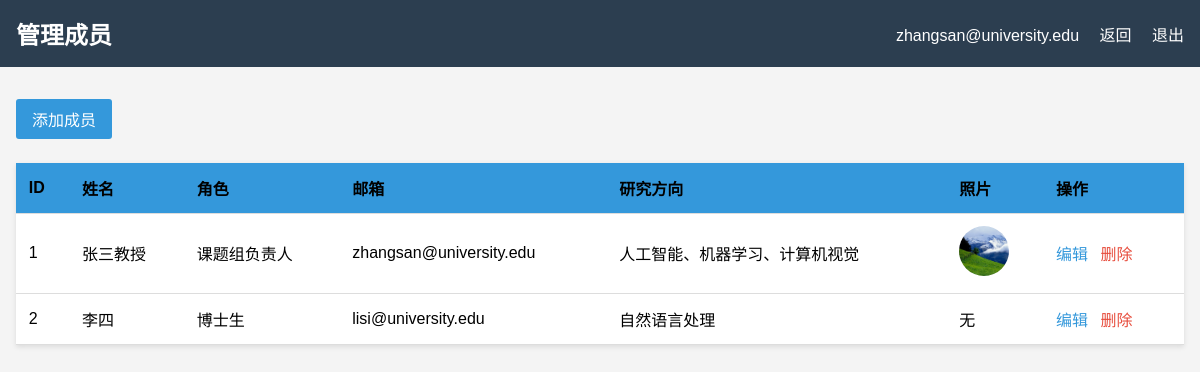
The app's page /admin/members (signed in), older data.
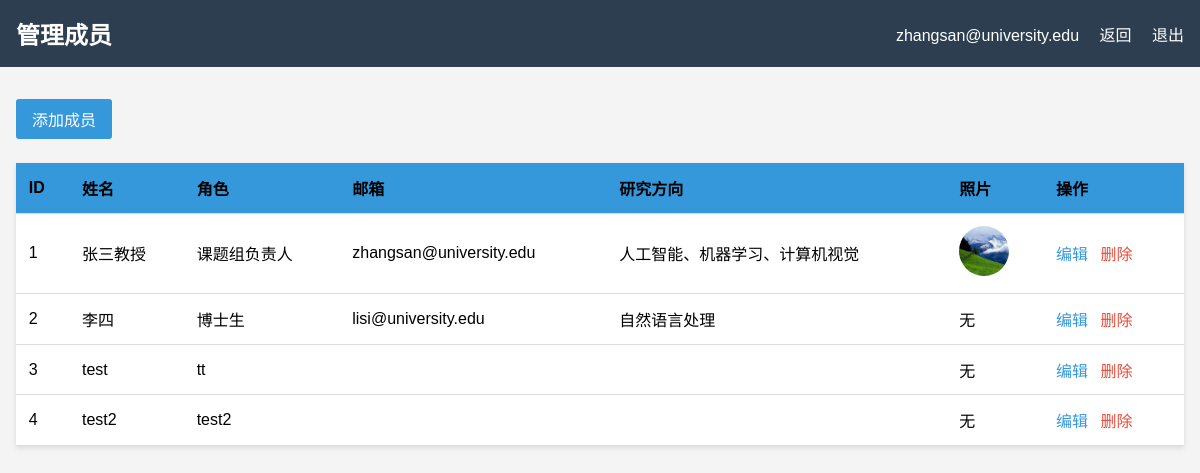
The same page, newer data.
### app.py (models this page shows)
class Member(db.Model):
    id = db.Column(db.Integer, primary_key=True)
    name = db.Column(db.String(100), nullable=False)
    role = db.Column(db.String(50), nullable=False)
    university = db.Column(db.String(100))          # 新增
    email = db.Column(db.String(100))
    research_area = db.Column(db.String(200))
    bio = db.Column(db.Text)
    photo_url = db.Column(db.String(200))
    stats = db.Column(db.JSON, default=[])
    publications = db.Column(db.JSON, default=[])
    projects = db.Column(db.JSON, default=[])
    news = db.Column(db.JSON, default=[])
    education = db.Column(db.JSON, default=[])
    experience = db.Column(db.JSON, default=[])

### app.py (the view)
@app.route('/admin/members')
@login_required
def admin_members():
    members = Member.query.all()
    return render_template('admin/members.html', members=members)

### app.py (called while the page is built)
def login_required(f):
    @wraps(f)
    def decorated_function(*args, **kwargs):
        if not session.get('logged_in'):
            flash('请先登录', 'warning')
            return redirect(url_for('login', next=request.url))
        return f(*args, **kwargs)
    return decorated_function

### templates/admin/members.html (shortened to what this page needs)
<!DOCTYPE html>
<html lang="zh-CN">
<head>
</head>
<body>
    <header class="admin-header">
        <h1>管理成员</h1>
        <div>
            <span>{{ session.username }}</span>
            <a href="{{ url_for('admin_dashboard') }}">返回</a>
            <a href="{{ url_for('logout') }}">退出</a>
        </div>
    </header>
    <div class="admin-container">
        <div class="toolbar">
            <a href="{{ url_for('admin_member_add') }}" class="btn">添加成员</a>
        </div>
        <table>
            <thead>
                <tr class="table_title">
                    <th>ID</th>
                    <th>姓名</th>
                    <th>角色</th>
                    <th>邮箱</th>
                    <th>研究方向</th>
                    <th>照片</th>
                    <th>操作</th>
                </tr>
            </thead>
            <tbody>
                {% for member in members %}
                <tr>
                    <td>{{ member.id }}</td>
                    <td>{{ member.name }}</td>
                    <td>{{ member.role }}</td>
                    <td>{{ member.email }}</td>
                    <td>{{ member.research_area }}</td>
                    <td>
                        {% if member.photo_url %}
                            <img src="{{ url_for('static', filename=member.photo_url) }}" alt="头像" style="width:50px; height:50px; object-fit:cover; border-radius:50%;">
                        {% else %}
                            无
                        {% endif %}
                    </td>
                    <td class="actions">
                        <a href="{{ url_for('admin_member_edit', id=member.id) }}">编辑</a>
                        <a href="{{ url_for('admin_member_delete', id=member.id) }}" class="delete" onclick="return confirm('确定删除吗？')">删除</a>
                    </td>
                </tr>
                {% endfor %}
            </tbody>
        </table>
    </div>
</body>
</html>

### templates/admin/members.html (style rules this page uses)
* { margin:0; padding:0; box-sizing:border-box; }
body { font-family: 'Microsoft YaHei', sans-serif; background: #f4f4f4; }
.admin-header { background: #2c3e50; color: white; padding: 1rem; display: flex; justify-content: space-between; align-items: center; }
.admin-header h1 { font-size: 1.5rem; }
.admin-header a { color: white; text-decoration: none; margin-left: 1rem; }
.admin-container { max-width: 1200px; margin: 2rem auto; padding: 0 1rem; }
.toolbar { margin-bottom: 1.5rem; display: flex; justify-content: space-between; align-items: center; }
.btn { background: #3498db; color: white; padding: 0.5rem 1rem; text-decoration: none; border-radius: 3px; display: inline-block; }
table { width: 100%; background: white; border-collapse: collapse; box-shadow: 0 2px 5px rgba(0,0,0,0.1); }
th, td { padding: 0.8rem; text-align: left; border-bottom: 1px solid #ddd; }
th { background: #f2f2f2; }
.table_title th { background-color: #3498db; }
.actions a { margin-right: 0.5rem; text-decoration: none; color: #3498db; }
.actions a.delete { color: #e74c3c; }

Row changes from the older to the newer data that the page shows:
added Member: id "3", name "test", role "tt", photo_url "无"
added Member: id "4", name "test2", role "test2", photo_url "无"
